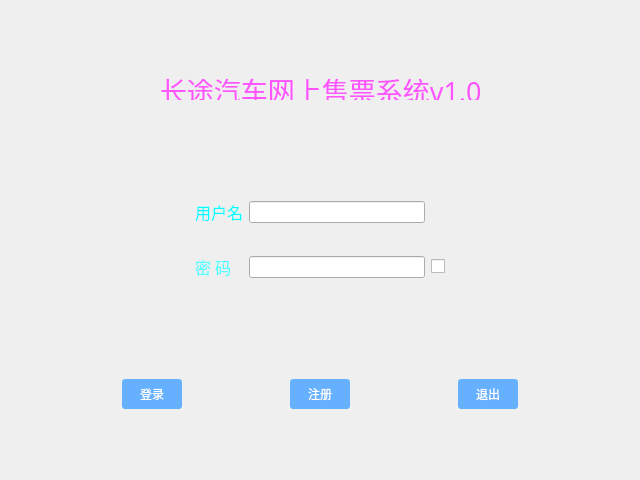
<?xml version="1.0" encoding="UTF-8"?>
<ui version="4.0">
 <class>inlog</class>
 <widget class="QWidget" name="inlog">
  <property name="geometry">
   <rect>
    <x>0</x>
    <y>0</y>
    <width>640</width>
    <height>480</height>
   </rect>
  </property>
  <property name="windowTitle">
   <string>Form</string>
  </property>
  <layout class="QGridLayout" name="gridLayout_2">
   <item row="0" column="0">
    <widget class="QWidget" name="widget" native="true">
     <layout class="QGridLayout" name="gridLayout_4">
      <item row="0" column="0">
       <spacer name="horizontalSpacer_5">
        <property name="orientation">
         <enum>Qt::Horizontal</enum>
        </property>
        <property name="sizeHint" stdset="0">
         <size>
          <width>40</width>
          <height>20</height>
         </size>
        </property>
       </spacer>
      </item>
      <item row="0" column="1">
       <widget class="QLabel" name="label_3">
        <property name="minimumSize">
         <size>
          <width>320</width>
          <height>0</height>
         </size>
        </property>
        <property name="maximumSize">
         <size>
          <width>250</width>
          <height>30</height>
         </size>
        </property>
        <property name="font">
         <font>
          <family>华文琥珀</family>
          <pointsize>20</pointsize>
         </font>
        </property>
        <property name="text">
         <string>&lt;html&gt;&lt;head/&gt;&lt;body&gt;&lt;p&gt;&lt;span style=&quot; color:#ff55ff;&quot;&gt;长途汽车网上售票系统v1.0&lt;/span&gt;&lt;/p&gt;&lt;/body&gt;&lt;/html&gt;</string>
        </property>
       </widget>
      </item>
      <item row="0" column="2">
       <spacer name="horizontalSpacer_6">
        <property name="orientation">
         <enum>Qt::Horizontal</enum>
        </property>
        <property name="sizeHint" stdset="0">
         <size>
          <width>40</width>
          <height>20</height>
         </size>
        </property>
       </spacer>
      </item>
     </layout>
    </widget>
   </item>
   <item row="3" column="0">
    <widget class="QWidget" name="widget_3" native="true">
     <layout class="QGridLayout" name="gridLayout">
      <item row="1" column="2">
       <widget class="QPushButton" name="btn_reg">
        <property name="minimumSize">
         <size>
          <width>60</width>
          <height>30</height>
         </size>
        </property>
        <property name="maximumSize">
         <size>
          <width>60</width>
          <height>30</height>
         </size>
        </property>
        <property name="styleSheet">
         <string notr="true">QPushButton#btn_reg{background:#66b1ff;color:#FFFFFF;border-radius:3px;}
QPushButton#btn_reg:pressed{background:#3a8ee6;color:#FFFFFF}</string>
        </property>
        <property name="text">
         <string>注册</string>
        </property>
       </widget>
      </item>
      <item row="1" column="0">
       <widget class="QPushButton" name="btn_inlog">
        <property name="minimumSize">
         <size>
          <width>60</width>
          <height>30</height>
         </size>
        </property>
        <property name="maximumSize">
         <size>
          <width>60</width>
          <height>30</height>
         </size>
        </property>
        <property name="styleSheet">
         <string notr="true">QPushButton#btn_inlog{background:#66b1ff;color:#FFFFFF;border-radius:3px;}
QPushButton#btn_inlog:pressed{background:#3a8ee6;color:#FFFFFF}</string>
        </property>
        <property name="text">
         <string>登录</string>
        </property>
       </widget>
      </item>
      <item row="1" column="3">
       <widget class="QPushButton" name="btn_quit">
        <property name="minimumSize">
         <size>
          <width>60</width>
          <height>30</height>
         </size>
        </property>
        <property name="maximumSize">
         <size>
          <width>60</width>
          <height>30</height>
         </size>
        </property>
        <property name="styleSheet">
         <string notr="true">QPushButton#btn_quit{background:#66b1ff;color:#FFFFFF;border-radius:3px;}
QPushButton#btn_quit:pressed{background:#3a8ee6;color:#FFFFFF}</string>
        </property>
        <property name="text">
         <string>退出</string>
        </property>
       </widget>
      </item>
     </layout>
    </widget>
   </item>
   <item row="2" column="0">
    <widget class="QWidget" name="widget_2" native="true">
     <layout class="QGridLayout" name="gridLayout_3">
      <item row="0" column="2">
       <widget class="QLineEdit" name="let_name"/>
      </item>
      <item row="1" column="0">
       <spacer name="horizontalSpacer_3">
        <property name="orientation">
         <enum>Qt::Horizontal</enum>
        </property>
        <property name="sizeHint" stdset="0">
         <size>
          <width>40</width>
          <height>20</height>
         </size>
        </property>
       </spacer>
      </item>
      <item row="1" column="2">
       <widget class="QLineEdit" name="let_passwd"/>
      </item>
      <item row="1" column="1">
       <widget class="QLabel" name="label">
        <property name="font">
         <font>
          <family>华文琥珀</family>
          <pointsize>12</pointsize>
         </font>
        </property>
        <property name="text">
         <string>&lt;html&gt;&lt;head/&gt;&lt;body&gt;&lt;p&gt;&lt;span style=&quot; color:#55ffff;&quot;&gt;密   码&lt;/span&gt;&lt;/p&gt;&lt;/body&gt;&lt;/html&gt;</string>
        </property>
       </widget>
      </item>
      <item row="1" column="3">
       <widget class="QCheckBox" name="checkBox">
        <property name="font">
         <font>
          <family>华文琥珀</family>
          <pointsize>12</pointsize>
         </font>
        </property>
        <property name="styleSheet">
         <string notr="true">checkBox-&gt;setStyleSheet(&quot;QCheckBox { color: rgb(255, 0, 0); }&quot;);</string>
        </property>
        <property name="text">
         <string/>
        </property>
       </widget>
      </item>
      <item row="0" column="1">
       <widget class="QLabel" name="label_2">
        <property name="font">
         <font>
          <family>华文琥珀</family>
          <pointsize>12</pointsize>
         </font>
        </property>
        <property name="text">
         <string>&lt;html&gt;&lt;head/&gt;&lt;body&gt;&lt;p&gt;&lt;span style=&quot; color:#00ffff;&quot;&gt;用户名&lt;/span&gt;&lt;/p&gt;&lt;/body&gt;&lt;/html&gt;</string>
        </property>
       </widget>
      </item>
      <item row="0" column="0">
       <spacer name="horizontalSpacer">
        <property name="orientation">
         <enum>Qt::Horizontal</enum>
        </property>
        <property name="sizeHint" stdset="0">
         <size>
          <width>40</width>
          <height>20</height>
         </size>
        </property>
       </spacer>
      </item>
      <item row="1" column="4">
       <spacer name="horizontalSpacer_4">
        <property name="orientation">
         <enum>Qt::Horizontal</enum>
        </property>
        <property name="sizeHint" stdset="0">
         <size>
          <width>40</width>
          <height>20</height>
         </size>
        </property>
       </spacer>
      </item>
      <item row="0" column="4">
       <spacer name="horizontalSpacer_2">
        <property name="orientation">
         <enum>Qt::Horizontal</enum>
        </property>
        <property name="sizeHint" stdset="0">
         <size>
          <width>40</width>
          <height>20</height>
         </size>
        </property>
       </spacer>
      </item>
     </layout>
    </widget>
   </item>
  </layout>
 </widget>
 <resources/>
 <connections/>
</ui>
